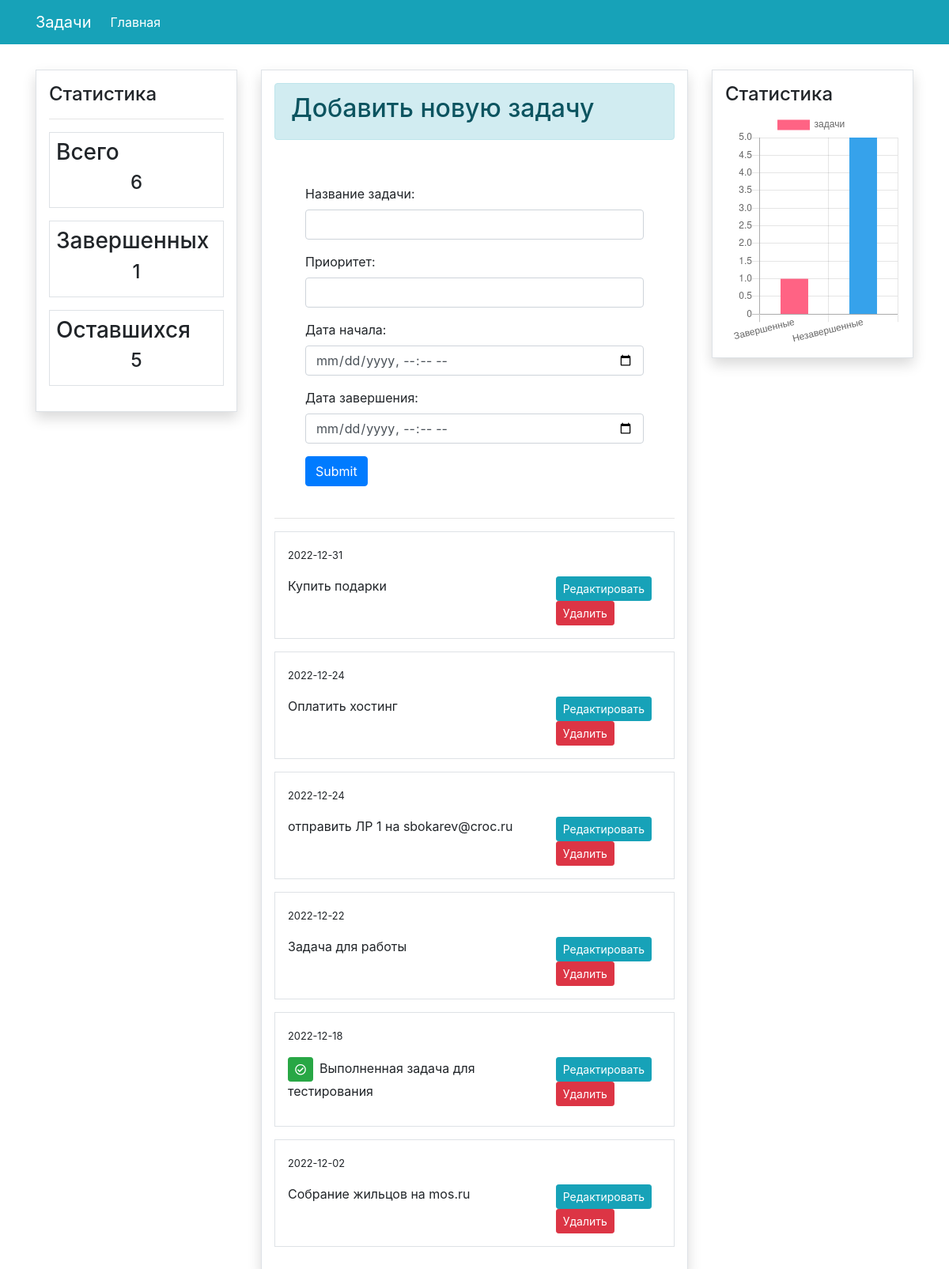
The page / on the database its author committed.
### todos/models.py (models this page shows, shortened)
class Task(models.Model):
    content = models.CharField(max_length=50)
    date_created = models.DateTimeField(auto_now_add=True)
    complete = models.BooleanField(default=False)
    priority = models.IntegerField(default=2, validators=[MinValueValidator(1), MaxValueValidator(10)])
    dateStart = models.DateTimeField(models.DateTimeField(default=timezone.now))
    dateFinish = models.DateTimeField(models.DateTimeField(default=timezone.now))
    class Meta:
        ordering = ['-date_created']

### todos/views.py (the view)
# urls.py: path('', views.start_page, name='todos-index'),
def start_page(request):
    todos = Task.objects.all().order_by('-dateFinish')
    count_todos = todos.count()
    completed_todo = Task.objects.filter(complete=True)
    count_completed_todo = completed_todo.count()
    uncompleted = count_todos - count_completed_todo
    if (request.POST):
        content = request.POST['content']
        priority = request.POST['priority']
        complete = 0
        dateStart = request.POST['dateStart']
        dateFinish = request.POST['dateFinish']
        if(datetime.strptime(dateStart,  "%Y-%m-%dT%H:%M").date() > datetime.strptime(dateFinish, "%Y-%m-%dT%H:%M").date()):
            print('Дата завершения не может быть раньше даты начала')
            form = TaskForm()
            context = {
                    'todos': todos,
                    'count_todos': count_todos,
                    'count_completed_todo': count_completed_todo,
                    'uncompleted': uncompleted,
                    'exception': 'Дата завершения не может быть раньше даты начала',
                    }
            return render(request, 'todos/index.html', context)
        else:
            Task.objects.create(content=content, priority=priority, complete = complete, dateStart= dateStart, dateFinish=dateFinish )
        return redirect('/')
    else:
        form = TaskForm()
        for i, c in enumerate(todos):
            print("dateFinish ", c.dateFinish)
            d = datetime.strptime(str(c.dateFinish),  "%Y-%m-%d %H:%M:%S+00:00")
            d = d.date()
            print(d.isoformat())
            c.dateFinish = d.isoformat()
        context = {
                    'todos': todos,
                    'form': form,
                    'count_todos': count_todos,
                    'count_completed_todo': count_completed_todo,
                    'uncompleted': uncompleted,
                    }
        return render(request, 'todos/index.html', context)

### todos/forms.py
class TaskForm(forms.ModelForm):
    content = forms.CharField(label='', widget=forms.TextInput(attrs={'placeholder': 'Добавить новую задачу...'}))
    priority = forms.IntegerField(label='', required=True, widget=forms.NumberInput(attrs={'placeholder': 'Приоритет от 0 до 10'}))
    dateStart = forms.DateTimeField(label='Дата начала', required=True, widget=DateInput(attrs={'type': 'datetime-local'}),
                                     initial=datetime.date.today())
    dateFinish = forms.DateTimeField(label='Дата завершения', required=True, widget=DateInput(attrs={'type': 'datetime-local'}))
    class Meta:
        model = Task
        fields = ['content']

### todos/templates/todos/index.html (shortened to what this page needs)
{% extends 'partials/base.html' %}
{% load crispy_forms_tags %}
{% block content %}
<div class="border p-3 shadow">
        <div class="alert alert-info">
            <h2>Добавить новую задачу</h2>
        </div>
        <div class="p-4">
            <div class="container">
                <form action="" method="post">
                    <div class="form-group">
                        <label for="title">Название задачи:</label>
                        <input class="form-control" type="text" id='content' name="content">
                    </div>
                    <div class="form-group">
                        <label for="priority">Приоритет:</label>
                        <input class="form-control" type="number" id='priority' name="priority">
                    </div>
                    <div class="form-group">
                        <label for="dateStart">Дата начала:</label>
                        <input class="form-control" type="datetime-local" id='dateStart' name="dateStart">
                    </div>
                    <div class="form-group">
                        <label for="dateFinish">Дата завершения:</label>
                        <input class="form-control" type="datetime-local" id='dateFinish' name="dateFinish">
                    </div>
                    <input class="btn btn-primary" type="submit">
                </form>
            </div>
    </div>
    <hr>
    {% for todo in todos %}
    <div class="border bg-muted p-3 mb-3">
        <p> <small>{{ todo.dateFinish }}</small></p>
        <div class="row">
            <div class="col-md-8">
                {% if todo.complete == True %}
                <p>
                    <span class="btn btn-success btn-sm mr-2">
                        <i class="far fa-check-circle"></i>
                    </span></i>{{ todo.content }}
                </p>
                {% else %}
                <p>{{ todo.content }}</p>
                {% endif %}
            </div>
            <div class="col-md-4">
                <a class="btn btn-info btn-sm mx-1" href="{% url 'todos-update' todo.id %}">Редактировать</a>
                <a class="btn btn-danger btn-sm mx-1" href="{% url 'todos-delete' todo.id %}">Удалить</a>
            </div>
        </div>
    </div>
    {% endfor %}
</div>
{% endblock %}

### todos/templates/partials/base.html (shortened to what this page needs)
<!doctype html>
<html lang="ru">
<head>
    <link rel="stylesheet" href="https://cdn.jsdelivr.net/npm/bootstrap@4.6.0/dist/css/bootstrap.min.css"
>
    <link rel="stylesheet" href="https://use.fontawesome.com/releases/v5.15.2/css/all.css"
>
</head>
<body>
    {% include 'partials/nav.html' %}
    <div class="container">
        <div class="row mt-3 pt-3">
            <div class="col-md-3">
                {% include 'partials/aside.html' %}
            </div>
            <div class="col-md-6">
                {% block content %}
                {% endblock %}
            </div>
            <div class="col-md-3">
                {% include 'partials/bside.html' %}
            </div>
        </div>
    </div>
</body>
</html>

### todos/templates/partials/nav.html (shortened to what this page needs)
<nav class="navbar navbar-expand-lg navbar-info bg-info">
    <div class="container text-white">
        <a class="navbar-brand text-white" href="#">Задачи</a>
        <div class="collapse navbar-collapse text-white" id="navbarSupportedContent">
            <ul class="navbar-nav mr-auto">
                <li class="nav-item active">
                    <a class="nav-link text-white" href="{% url 'todos-index' %}">Главная </a>
                </li>
            </ul>
        </div>
    </div>
</nav>

### todos/templates/partials/aside.html
<div class="border p-3 shadow">
    <h4>Статистика</h4>
    <hr>
    <div class="border mb-3 p-2">
        <h3>Всего</h3>
        <h4 class="text-center">{{ count_todos }}</h4>
    </div>
    <div class="border mb-3 p-2">
        <h3>Завершенных</h3>
        <h4 class="text-center">{{ count_completed_todo }}</h4>
    </div>
    <div class="border mb-3 p-2">
        <h3>Оставшихся</h3>
        <h4 class="text-center">{{ uncompleted }}</h4>
    </div>
</div>

### todos/templates/partials/bside.html
<div class="border p-3 shadow">
    <h4>Статистика</h4>
    <canvas id="myChart" width="600" height="800"></canvas>
        <script>
            var ctx = document.getElementById('myChart').getContext('2d');
            var myChart = new Chart(ctx, {
                type: 'bar',
                data: {
                    labels: ['Завершенные', 'Незавершенные'],
            datasets: [{
                label: 'задачи ',
                data: ['{{ count_completed_todo }}', '{{ uncompleted }}'],
                barPercentage: 0.5,
                backgroundColor: [
                    'rgba(255, 99, 132, 1)',
                    'rgba(54, 162, 235, 1)',
                    'rgba(255, 206, 86, 1)',
                    'rgba(75, 192, 192, 1)',
                    'rgba(153, 102, 255, 1)',
                    'rgba(255, 159, 64, 1)'
                ],
                    borderColor: [
                        'rgba(255, 99, 132, 1)',
                        'rgba(54, 162, 235, 1)',
                        'rgba(255, 206, 86, 1)',
                        'rgba(75, 192, 192, 1)',
                        'rgba(153, 102, 255, 1)',
                        'rgba(255, 159, 64, 1)'
                    ],
                        borderWidth: 1
            }]
                },
            options: {
                scales: {
                    yAxes: [{
                        ticks: {
                            beginAtZero: true
                        }
                    }]
                }
            }
            });
        </script>
</div>

### rows shown on the page
Task: dateFinish "2022-12-31", content "Купить подарки"
Task: dateFinish "2022-12-24", content "Оплатить хостинг"
Task: dateFinish "2022-12-24", content "отправить ЛР 1 на sbokarev@croc.ru"
Task: dateFinish "2022-12-22", content "Задача для работы"
Task: dateFinish "2022-12-18", content "Выполненная задача для тестирования"
Task: dateFinish "2022-12-02", content "Собрание жильцов на mos.ru"

### other values the page prints
{{ count_todos }} "6"
{{ count_completed_todo }} "1"
{{ uncompleted }} "5"
chart data {{ count_completed_todo }} 1
chart data {{ uncompleted }} 5
